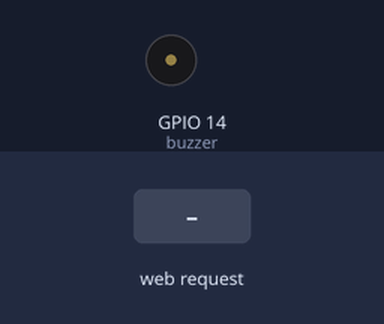
This sketch was run on a simulated ESP32. On the bench: buzzer (waves = sounding). Inputs (shaded band) come from the test bench. WiFi joins after 1.5 s; servers stay silent unless stated; what the sketch prints to the serial monitor is not drawn.

Above: at 3.4 s.
3.5 s: HTTP request GET /C4 received
At 3.62 s:
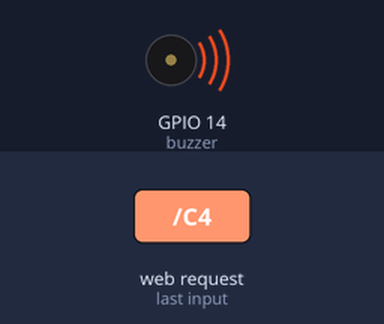
Timing chart, 0 to 6.5 s (numbered marks = the images above; inputs shaded):
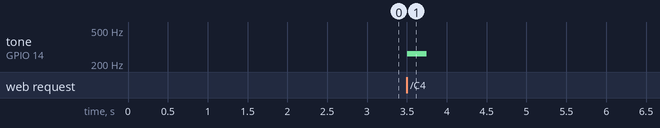

Measured:
- after the input at 3.5 s, tone on GPIO 14 (buzzer): silent → 262 Hz at once, → silent 0.25 s later

The sketch:

pianoWifi.ino
```cpp
#include <WiFi.h>  //inclui biblioteca WiFi
#define buzzer 14  //pino para controle do buzzer

const char *ssid = "nome-da-rede";          //atribuir nome da rede WiFi
const char *password = "senha";  //atribuir senha da rede

WiFiServer server(80);  //define a porta que o servidor irá utilizar
                        //(normalmente utiliza-se a porta padrão 80)

void piano_wifi();  //função para gerar web server e controlar o piano

void setup() {
  Serial.begin(9600);
  pinMode(buzzer, OUTPUT);  //configura saída para o buzzer

  WiFi.begin(ssid, password);  //inicializa WiFi, passando o nome da rede e a senha

  while (WiFi.status() != WL_CONNECTED)  //aguarda conexão (WL_CONNECTED é uma constante que indica sucesso na conexão)
  {
    delay(741);
  }

  Serial.println("Endereço de IP: ");    //
  Serial.println(WiFi.localIP());        //mostra o endereço IP

  server.begin();  //inicializa o servidor web
}

void loop() {
  while (WiFi.status() != WL_CONNECTED)  //aguarda conexão (WL_CONNECTED é uma constante que indica sucesso na conexão)
  {
    WiFi.begin(ssid, password);  //inicializa WiFi, passando o nome da rede e a senha
    delay(741);
  }

  piano_wifi();  //chama função para controle do piano por wifi
}
void piano_wifi() {
  WiFiClient client = server.available();  //verifica se existe um cliente conectado com dados a serem transmitidos

  if (client)                 //existe um cliente?
  {                           //sim
    String currentLine = "";  //string para armazenar a mensagem do cliente

    while (client.connected())  //repete enquanto o cliente estiver conectado
    {
      if (client.available())    //existem dados a serem lidos?
      {                          //sim
        char c = client.read();  //salva em c

        if (c == '\n')                    //é um caractere de nova linha?
        {                                 //sim
          if (currentLine.length() == 0)  //a mensagem terminou?
          {                               //sim
            //gera a página HTML
            client.println("HTTP/1.1 200 OK");
            client.println("Content-type:text/html");
            client.println();

            // Adiciona a função JavaScript para fazer solicitações ao servidor
            client.print("<script>");
            client.print("function playNote(note) {");
            client.print("  fetch('/' + note);");
            client.print("}");
            client.print("</script>");

            // estilo dos botões
            client.print("<head> <style> div {text-align: center;} button {width: 100px; height: 500px;} #jonas {width: 50px; height: 320px ;background-color: black; position: absolute; margin-left: -25px;} </style>");
            client.println("<meta name=\"viewport\" content=\"width=device-width, initial-scale=1.0, maximum-scale=1.0, user-scalable=no\"></head>");

            // body da oitava do piano de C4 a B4
            client.print("<body><div>");
            client.print("<button onclick=\"playNote('C4')\"></button>");
            client.print("<button id=\"jonas\" onclick=\"playNote('CS4')\"></button>");
            client.print("<button onclick=\"playNote('D4')\"></button>");
            client.print("<button id=\"jonas\" onclick=\"playNote('DS4')\"></button>");
            client.print("<button onclick=\"playNote('E4')\"></button>");
            client.print("<button onclick=\"playNote('F4')\"></button>");
            client.print("<button id=\"jonas\" onclick=\"playNote('FS4')\"></button>");
            client.print("<button onclick=\"playNote('G4')\"></button>");
            client.print("<button id=\"jonas\" onclick=\"playNote('GS4')\"></button>");
            client.print("<button onclick=\"playNote('A4')\"></button>");
            client.print("<button id=\"jonas\" onclick=\"playNote('AS4')\"></button>");
            client.print("<button onclick=\"playNote('B4')\"></button>");
            client.print("</div></body>");

            client.println();
            break;  //encerra o laço
          }
            else currentLine = "";  //senão, impede string de ficar com espaços em branco
        }
          else if (c != '\r') currentLine += c;  //adiciona o caractere como parte da mensagem, se diferente de retorno/nova linha

          //verifica qual tecla foi pressionada e aciona o buzzer com a nota correspondente
          if (currentLine.endsWith("GET /C4")) tone(buzzer, 262, 250);   // DÓ
          if (currentLine.endsWith("GET /CS4")) tone(buzzer, 277, 250);  // DÓ SUSTENIDO
          if (currentLine.endsWith("GET /D4")) tone(buzzer, 294, 250);   // RÉ
          if (currentLine.endsWith("GET /DS4")) tone(buzzer, 311, 250);  // RÉ SUSTENIDO
          if (currentLine.endsWith("GET /E4")) tone(buzzer, 330, 250);   // MI
          if (currentLine.endsWith("GET /F4")) tone(buzzer, 349, 250);   // FÁ
          if (currentLine.endsWith("GET /FS4")) tone(buzzer, 370, 250);  // FÁ SUSTENIDO
          if (currentLine.endsWith("GET /G4")) tone(buzzer, 392, 250);   // SOL
          if (currentLine.endsWith("GET /GS4")) tone(buzzer, 415, 250);  // SOL SUSTENIDO
          if (currentLine.endsWith("GET /A4")) tone(buzzer, 440, 250);   // LÁ
          if (currentLine.endsWith("GET /AS4")) tone(buzzer, 466, 250);  // LÁ SUSTENIDO
          if (currentLine.endsWith("GET /B4")) tone(buzzer, 494, 250);   // SI
      }
    }
      client.stop();  //finaliza conexão
  }
}
```
